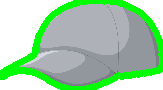
#> input picture objects/object10.png, 163 x 90 px, given in place of objetos.jpg, which was not available
$ python objects.py
#> lines starting #> are read from the running program, lines starting #| are printed output that depends on the picture; after the words box and inside, x2 and y2 are one past the last pixel; in counts of white or black regions, pixels touching at a corner belong together; pictures that were not available may be replaced by others from this repository, and a replacement may not be noted
import cv2


def view(image: 'cv2.imread') -> None:
    cv2.imshow('image', image)
    cv2.waitKey(0)


def to_gray(image: 'cv2.imread') -> 'cv2.imread':
    return cv2.cvtColor(image, cv2.COLOR_RGB2GRAY)


def get_contours(gray_image: 'cv2.imread') -> 'cv2.imread':
    return cv2.Canny(gray_image, 50, 100)


def closing_image_apply(contours: 'cv2.imread') -> 'cv2.imread':
    return cv2.morphologyEx(contours, cv2.MORPH_CLOSE, (5, 5))


def find_contours(closing_image: 'cv2.imread') -> tuple:
    """Try to find external contours"""
    return cv2.findContours(closing_image, cv2.RETR_EXTERNAL, cv2.CHAIN_APPROX_NONE)


def objects_in_an_image(path: str) -> None:
#> called with path = 'objetos.jpg'
    image: 'cv2.imread' = cv2.imread(path)
#> image is the input picture: shape (90, 163, 3); mean B, G, R 168.4, 207.5, 163
    resized: 'cv2.imread' = cv2.resize(image, (600, 500))
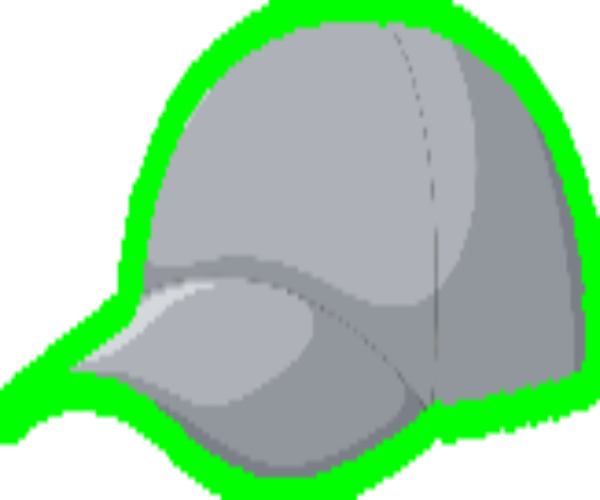
#> resized: shape (500, 600, 3); mean B, G, R 168.4, 207.5, 163
    gray = to_gray(resized)
#> in to_gray, `return cv2.cvtColor(image, cv2.COLOR_RGB2GRAY)`:
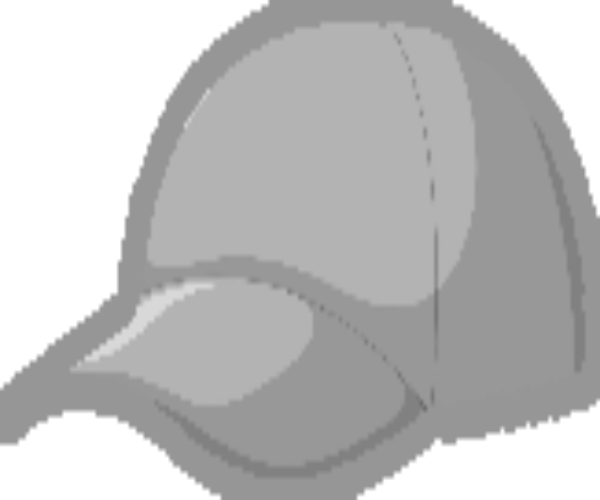
#> returned value: shape (500, 600); min 106, max 255, mean 190.8
    contours = get_contours(gray_image=gray)
#> in get_contours, `return cv2.Canny(gray_image, 50, 100)`:
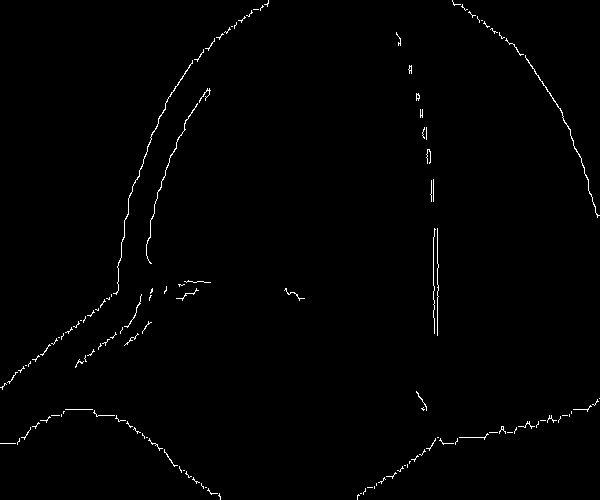
#> returned value: shape (500, 600); 0.85% white in thin lines or dots
    closing = closing_image_apply(contours)
#> in closing_image_apply, `return cv2.morphologyEx(contours, cv2.MORPH_CLOSE, (5, 5))`:
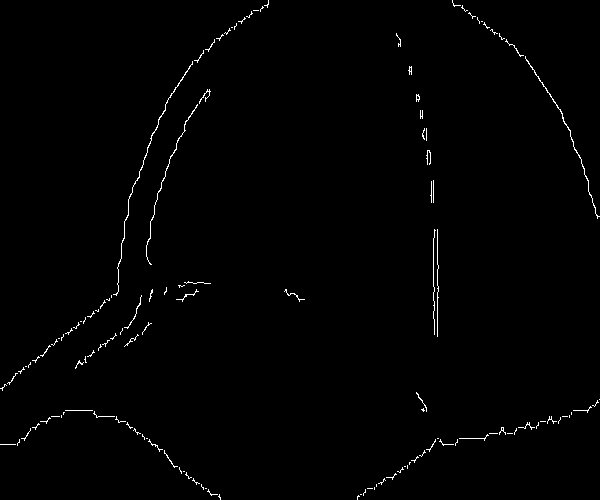
#> returned value: shape (500, 600); 0.86% white in thin lines or dots
    contours, hierachy = find_contours(closing)
#> contours = 131 contours, 128 with area under 20; largest, box (x1, y1, x2, y2) and area: (525, 56, 600, 219) 50, (113, 61, 193, 296) 50, (146, 104, 198, 265) 32
    obj: int = 0
    for contourn in contours:
        cv2.drawContours(resized, contourn, -1, (0, 255, 0), 5)  # draw the contourn in objects
        # apply a rect in the image
        x, y, w, h = cv2.boundingRect(contourn)
        # save on file
        cv2.imwrite(f"objects/object{obj}.png", resized[y: y+h, x:w+x])
        # draw in the original image
        cv2.rectangle(resized, (x, y), (x+w, y+h), (255, 0, 0), 3)
        print(x, y, w, h)
        obj += 1
#> this loop made 131 passes
#> (x, y, w, h) on passes 1, 3, 4, 5, 6, 10, 11, 12, 13, 14, 16, 17: (357, 495, 3, 5), (218, 494, 3, 6), (363, 489, 3, 7), (207, 489, 11, 7), (367, 488, 6, 1), (201, 484, 3, 6), (378, 478, 8, 7), (192, 478, 8, 7), (386, 473, 11, 7), (185, 472, 7, 7), (397, 467, 7, 6), (179, 467, 3, 7)
#> (contourn, x, y, w, h) on passes 2, 7, 8, 9, 15, 18: ([[360, 494], [361, 494]], 360, 494, 2, 1), ([[205, 488], [206, 488]], 205, 488, 2, 1), ([[374, 487], [374, 488], [374, 489], [374, 488]], 374, 487, 1, 3), ([[376, 484], [376, 485], [376, 486], [376, 485]], 376, 484, 1, 3), ([[183, 471], [184, 471]], 183, 471, 2, 1), ([[404, 466], [405, 466]], 404, 466, 2, 1)
#| 357 495 3 5
#| 360 494 2 1
#| 218 494 3 6
#| 363 489 3 7
#| 207 489 11 7
#| 367 488 6 1
#| 205 488 2 1
#| 374 487 1 3
#> (further printed lines are left out)
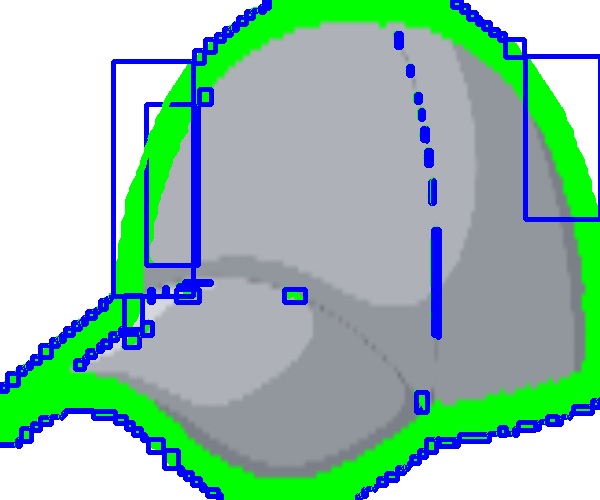
#> resized: shape (500, 600, 3); 8.78% of pixels changed, all inside (x1, y1, x2, y2) = (0, 0, 600, 500)
#> after the loop, obj = 131
    view(resized)


if __name__ == '__main__':
    objects_in_an_image('objetos.jpg')

$ run again, on objects/object2.png
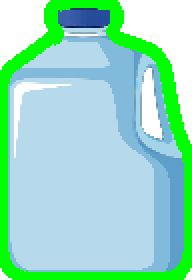
#> input picture objects/object2.png, 96 x 140 px, given in place of objetos.jpg, which was not available (shown 2 times larger)
#> in objects_in_an_image, image is the input picture: shape (140, 96, 3); mean B, G, R 196.4, 220, 151.7
#> in closing_image_apply, `return cv2.morphologyEx(contours, cv2.MORPH_CLOSE, (5, 5))`:
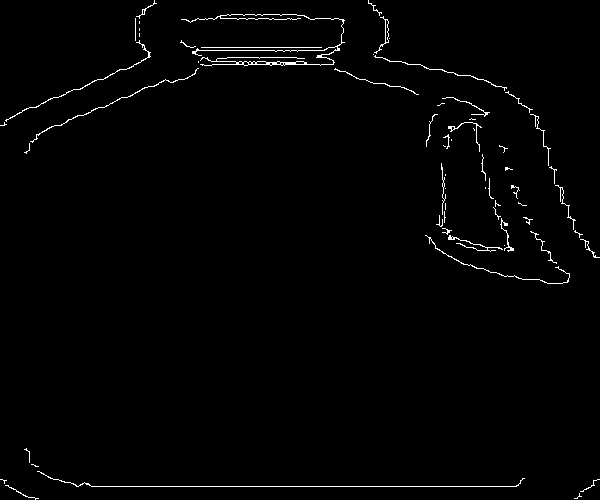
#> returned value: shape (500, 600); 1.3% white in thin lines or dots
#> contours = 63 contours, 54 with area under 20; largest, box (x1, y1, x2, y2) and area: (181, 14, 345, 66) 240, (374, 16, 389, 54) 67, (5, 40, 151, 122) 54, (30, 68, 199, 143) 46, (448, 235, 503, 252) 32
#> the loop in objects_in_an_image, `for contourn in contours:` made 63 passes
#> (x, y, w, h) on passes 1 to 8: (574, 493, 8, 6), (5, 485, 34, 15), (580, 479, 20, 13), (0, 479, 7, 5), (37, 471, 488, 16), (31, 464, 8, 3), (24, 448, 6, 15), (504, 245, 1, 1)
#> (printed output is left out)
#> after the loop in objects_in_an_image, `for contourn in contours:`:
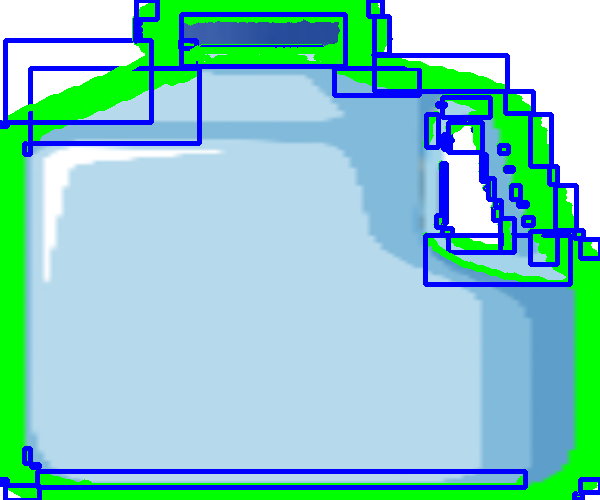
#> resized: shape (500, 600, 3); mean B, G, R 199, 201.9, 136.4
#> after the loop in objects_in_an_image, `for contourn in contours:`: obj = 63

$ run again, on objects/object3.png
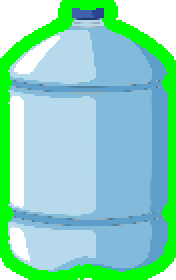
#> input picture objects/object3.png, 88 x 140 px, given in place of objetos.jpg, which was not available (shown 2 times larger)
#> in objects_in_an_image, image is the input picture: shape (140, 88, 3); mean B, G, R 188.6, 213.2, 136.7
#> in closing_image_apply, `return cv2.morphologyEx(contours, cv2.MORPH_CLOSE, (5, 5))`:
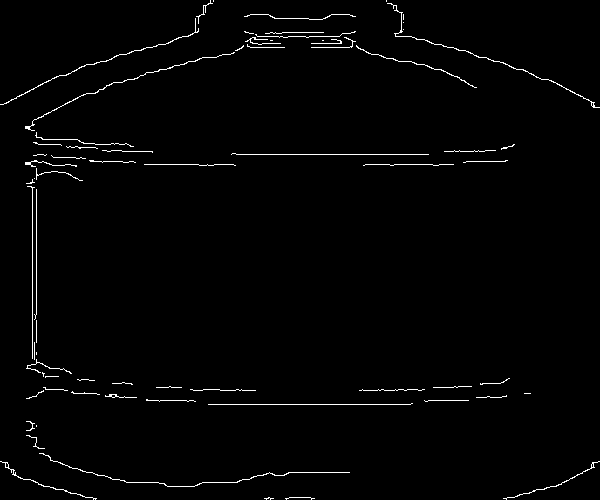
#> returned value: shape (500, 600); 1.5% white in thin lines or dots
#> contours = 70 contours, 63 with area under 20; largest, box (x1, y1, x2, y2) and area: (387, 3, 600, 108) 58, (25, 52, 235, 131) 48, (0, 18, 199, 105) 45, (0, 461, 97, 500) 36, (503, 461, 600, 500) 28, (39, 453, 350, 487) 27, (356, 45, 477, 88) 27
#> the loop in objects_in_an_image, `for contourn in contours:` made 70 passes
#> (x, y, w, h) on passes 1, 2, 3, 4, 5, 6, 8, 9: (285, 497, 30, 3), (264, 497, 10, 3), (503, 461, 97, 39), (0, 461, 97, 39), (39, 453, 311, 34), (26, 435, 19, 14), (26, 421, 9, 10), (208, 403, 205, 2)
#> (printed output is left out)
#> after the loop in objects_in_an_image, `for contourn in contours:`:
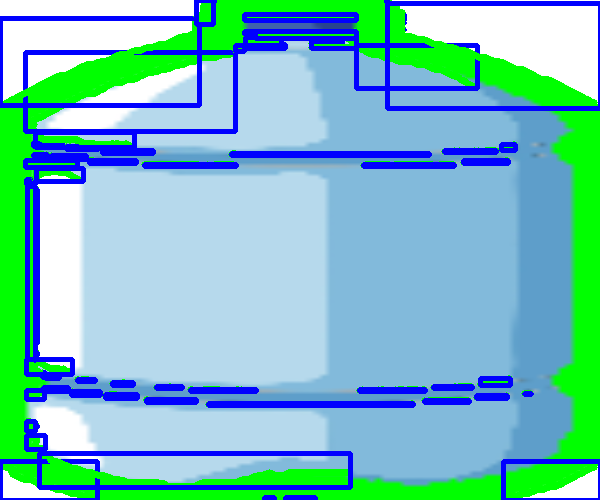
#> resized: shape (500, 600, 3); mean B, G, R 192.9, 190.2, 118.4
#> after the loop in objects_in_an_image, `for contourn in contours:`: obj = 70

$ run again, on objects/object4.png
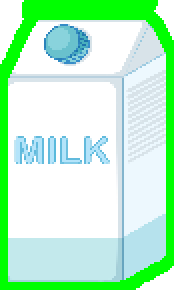
#> input picture objects/object4.png, 87 x 145 px, given in place of objetos.jpg, which was not available (shown 2 times larger)
#> in objects_in_an_image, image is the input picture: shape (145, 87, 3); mean B, G, R 202.4, 243.8, 186
#> in closing_image_apply, `return cv2.morphologyEx(contours, cv2.MORPH_CLOSE, (5, 5))`:
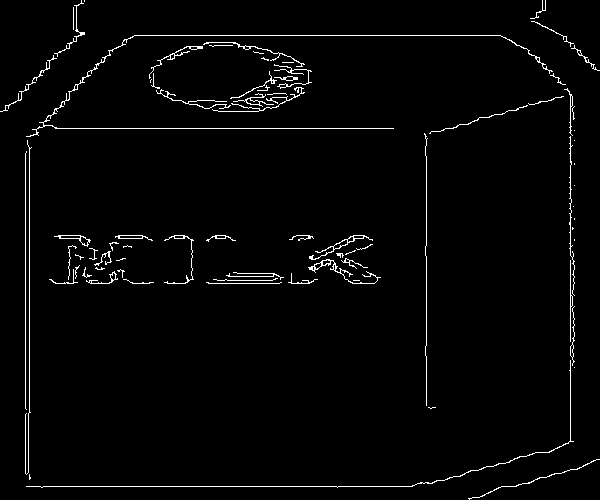
#> returned value: shape (500, 600); 2.3% white in thin lines or dots
#> contours = 78 contours, 52 with area under 20; largest, box (x1, y1, x2, y2) and area: (309, 235, 373, 260) 157, (308, 259, 381, 284) 139, (54, 235, 91, 247) 124, (26, 35, 553, 137) 119, (115, 235, 153, 241) 77
#> the loop in objects_in_an_image, `for contourn in contours:` made 78 passes
#> (x, y, w, h) on passes 1 to 8: (29, 474, 2, 6), (468, 459, 132, 41), (428, 407, 8, 2), (574, 367, 1, 1), (26, 360, 548, 128), (570, 306, 5, 60), (206, 282, 76, 2), (353, 280, 7, 1)
#> (printed output is left out)
#> after the loop in objects_in_an_image, `for contourn in contours:`:
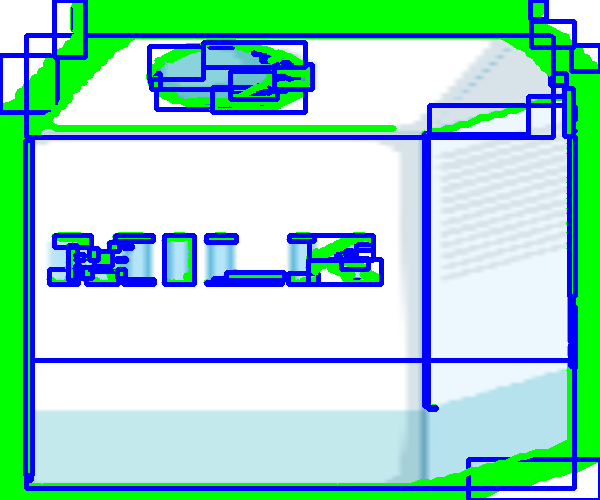
#> resized: shape (500, 600, 3); mean B, G, R 200.6, 214, 156.2
#> after the loop in objects_in_an_image, `for contourn in contours:`: obj = 78
